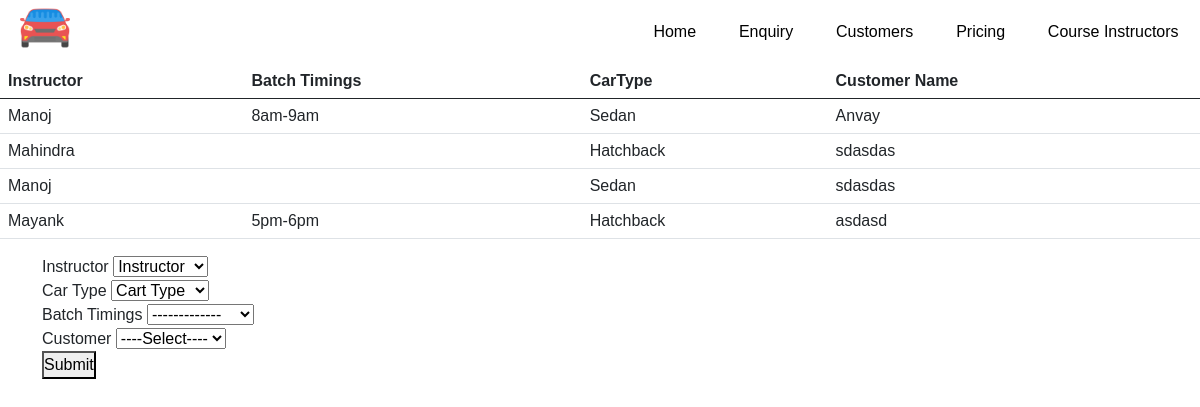
Page /mini_project-master/Course-Instructor.php on the committed database.
### tables this page shows
CREATE TABLE `courseinstructor` (
  `id` int(10) NOT NULL,
  `instructor` varchar(20) NOT NULL,
  `cartype` varchar(10) NOT NULL,
  `customer` varchar(20) NOT NULL,
  `batchtimings` text NOT NULL
);

### mini_project-master/Course-Instructor.php (the view, shortened to what this page needs)
     <link href="https://cdn.jsdelivr.net/npm/bootstrap@5.0.2/dist/css/bootstrap.min.css" rel="stylesheet">
     <link rel="stylesheet" href="course.css">
<?php
include_once('header.php');
include("connection.php");
$query="SELECT * FROM `courseinstructor`";
$data=mysqli_query($connect,$query);
$total=mysqli_num_rows($data);
if($total !=0)
{
	?>
	<table>
	  <table class="table">
    <thead>
      <tr>
        <th>Instructor</th>
		    <th>Batch Timings</th>
		    <th>CarType</th>
        <th>Customer Name</th>
      </tr>
    </thead>
        <?php
            while($result=mysqli_fetch_assoc($data))
            {
                echo "<tr class='success'>
                    <td>".$result["instructor"]."</td>
                    <td>".$result["batchtimings"]."</td>
                    <td>".$result["cartype"]."</td>
                  <td>".$result["customer"]."</td>
              </tr>";
            }
          }
            ?>
</table>
<div class="container mt-3">
  <form action="Course-Instructor.php" method="post">
        <div class="form-group">
          <label for="instructor">Instructor</label>
          <select name="instructor" id="instructor">
            <option value="none">Instructor</option>
          </select>
        </div>
        <div class="form-group-1">
          <label for="cartype">Car Type</label>
          <select name="cartype" id="cartype">
            <option value="none">Cart Type</option>
          </select>
        </div>
        <div class="form-group-2">
          <label for="batchtimings">Batch Timings</label>
          <select name="batchtimings" id="batchtimings">
            <option value="none">-------------</option>
          </select>
        </div>
        <div class="form-group-3">
          <label for="customer">Customer</label>
          <select name="customer" id="customer">
            <option value="none">----Select----</option>
          </select>
        </div>
        <button type="submit" class="submit-btn">Submit</button>
  </form>
</div>

### mini_project-master/course.css (style rules this page uses)
* { margin: 0px; padding: 0px; box-sizing: border-box; font-family: "Poppins", sans-serif; }

### rows in the picture
courseinstructor: instructor "Manoj", batchtimings "8am-9am", cartype "Sedan", customer "Anvay"
courseinstructor: instructor "Mahindra", cartype "Hatchback", customer "sdasdas"
courseinstructor: instructor "Manoj", cartype "Sedan", customer "sdasdas"
courseinstructor: instructor "Mayank", batchtimings "5pm-6pm", cartype "Hatchback", customer "asdasd"
